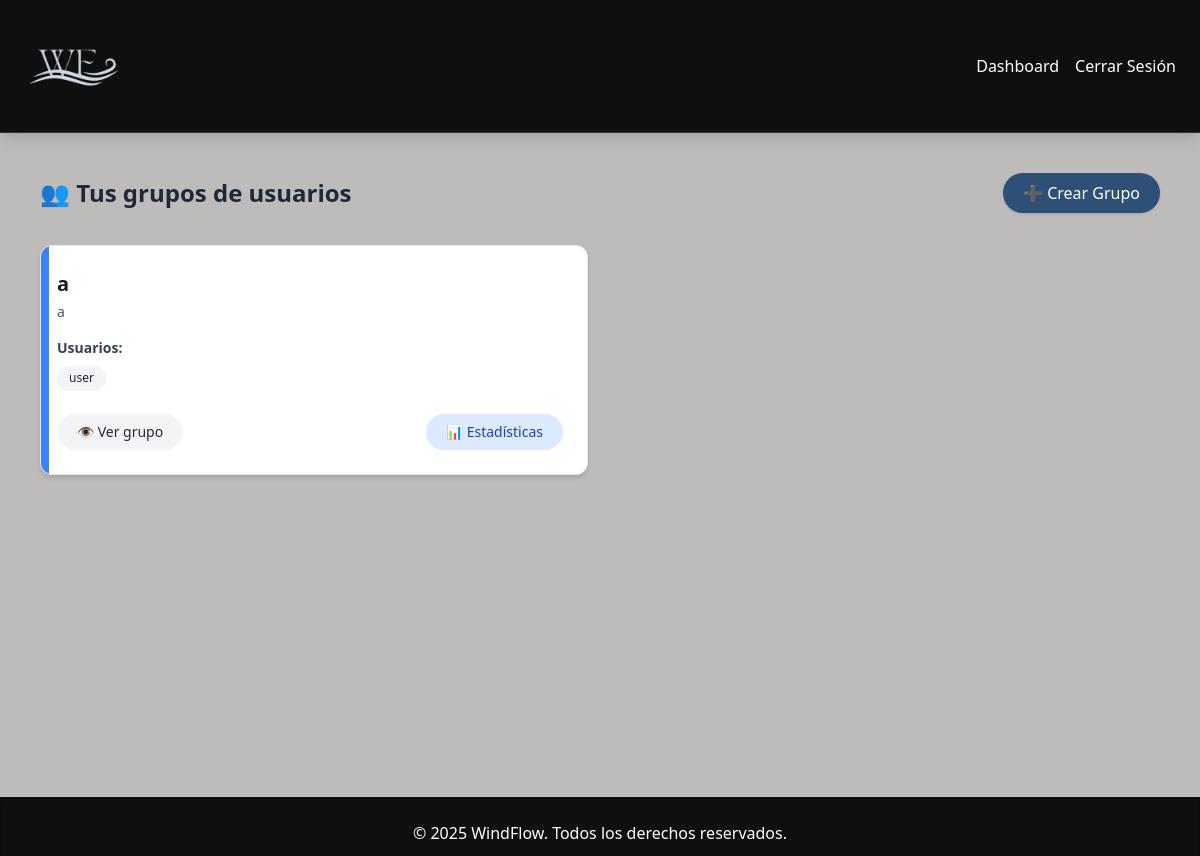
Screenshot of /admin-wind/grupos/ (signed in) with the database file from the repository.
### apps/admin_wind/models.py (models this page shows, shortened)
class GrupoPersonal(models.Model):
    id = models.UUIDField(primary_key=True, default=uuid.uuid4, editable=False)
    nombre = models.CharField(max_length=100)
    descripcion = models.TextField(blank=True)
    admin = models.ForeignKey(Perfil, on_delete=models.CASCADE, related_name='grupos_creados')
    usuarios = models.ManyToManyField(Perfil, related_name='grupos_pertenecientes', blank=True)

### apps/perfil/models.py (models this page shows, shortened)
class Perfil(models.Model):
    class Rol(models.TextChoices):
        GUEST = 'guest', _('Guest')
        FREE_USER = 'free', _('Usuario Gratuito')
        SUBSCRIBED_USER = 'subscribed', _('Usuario Suscrito')
        ADMIN_FREE = 'admin_free', _('Admin Gratuito')
        ADMIN_SUBSCRIBED = 'admin_subscribed', _('Admin Suscrito')
    user = models.OneToOneField(User, on_delete=models.CASCADE, related_name='perfil')
    rol = models.CharField(max_length=20, choices=Rol.choices, default=Rol.GUEST)

### apps/admin_wind/views.py (the view)
# urls.py: path('grupos/', ListaGruposAdminView.as_view(), name='gestion_grupos'),
@method_decorator(solo_admins, name='dispatch')
class ListaGruposAdminView(ListView):
    model = GrupoPersonal
    template_name = 'admin_wind/gestion_grupos.html'
    def get_queryset(self):
        return GrupoPersonal.objects.filter(admin=self.request.user.perfil)

### templates/admin_wind/gestion_grupos.html (shortened to what this page needs)
{% extends 'base.html' %}
{% load static %}
{% block content %}
<section class="max-w-6xl mx-auto px-4 py-10 min-h-[calc(100vh-12rem)] flex flex-col justify-start">
  <div class="flex flex-col md:flex-row justify-between items-start md:items-center gap-4 mb-8">
    <h2 class="text-2xl font-bold text-gray-800">👥 Tus grupos de usuarios</h2>
    <a href="{% url 'crear_grupo' %}"
       class="inline-block px-5 py-2 bg-color1 text-white rounded-full hover:bg-color2 transition duration-300 shadow">
      ➕ Crear Grupo
    </a>
  </div>
  {% if object_list %}
    <div class="grid grid-cols-1 md:grid-cols-2 gap-6">
      {% for grupo in object_list %}
        <div class="relative bg-white border border-gray-200 rounded-xl shadow-md pl-4 pr-6 py-6 overflow-hidden" data-aos="fade-up">
          <div class="absolute top-0 left-0 h-full w-2 rounded-l-xl {% cycle 'bg-blue-500' 'bg-green-500' 'bg-purple-500' 'bg-pink-500' %}"></div>
          <h3 class="text-xl font-semibold text-gray-900 mb-1">{{ grupo.nombre }}</h3>
          <p class="text-sm text-gray-600 mb-4">{{ grupo.descripcion }}</p>
          <div class="text-sm mb-4">
            <strong class="text-gray-700">Usuarios:</strong><br>
            {% if grupo.usuarios.all %}
              <div class="flex flex-wrap gap-2 mt-2">
                {% for u in grupo.usuarios.all %}
                  <span class="bg-gray-100 text-gray-800 text-xs px-3 py-1 rounded-full shadow-sm">{{ u.user.username }}</span>
                {% endfor %}
              </div>
            {% else %}
              <em class="text-gray-400">No hay usuarios en este grupo.</em>
            {% endif %}
          </div>
          <div class="flex justify-between mt-6 flex-wrap gap-2">
            <a href="{% url 'detalle_grupo' grupo.pk %}"
               class="px-5 py-2 rounded-full text-sm bg-gray-100 text-gray-800 hover:bg-gray-200 transition font-medium">👁️ Ver grupo</a>
            <a href="{% url 'estadisticas_grupo' grupo.id %}"
               class="px-5 py-2 rounded-full text-sm bg-blue-100 text-blue-800 hover:bg-blue-200 transition font-medium">📊 Estadísticas</a>
          </div>
        </div>
      {% endfor %}
    </div>
  {% else %}
    <div class="mt-8 p-6 bg-gray-50 border border-gray-200 text-gray-700 rounded-xl shadow text-center" data-aos="fade-in">
      Aún no tienes grupos creados. Usa el botón “Crear Grupo” para comenzar.
    </div>
  {% endif %}
</section>
{% endblock %}

### theme/templates/base.html (style rules this page uses)
body { background-color: #F6F4F0; }
html, body { height: 100%; margin: 0; }
body { display: flex; flex-direction: column; min-height: 100vh; }

### templates/admin_wind/gestion_grupos.html (style rules this page uses)
body { background-color: #bebbbb; color: #e0e0e0; }

### rows the page displays
GrupoPersonal: nombre "a", descripcion "a"
Perfil: user.username "user"
